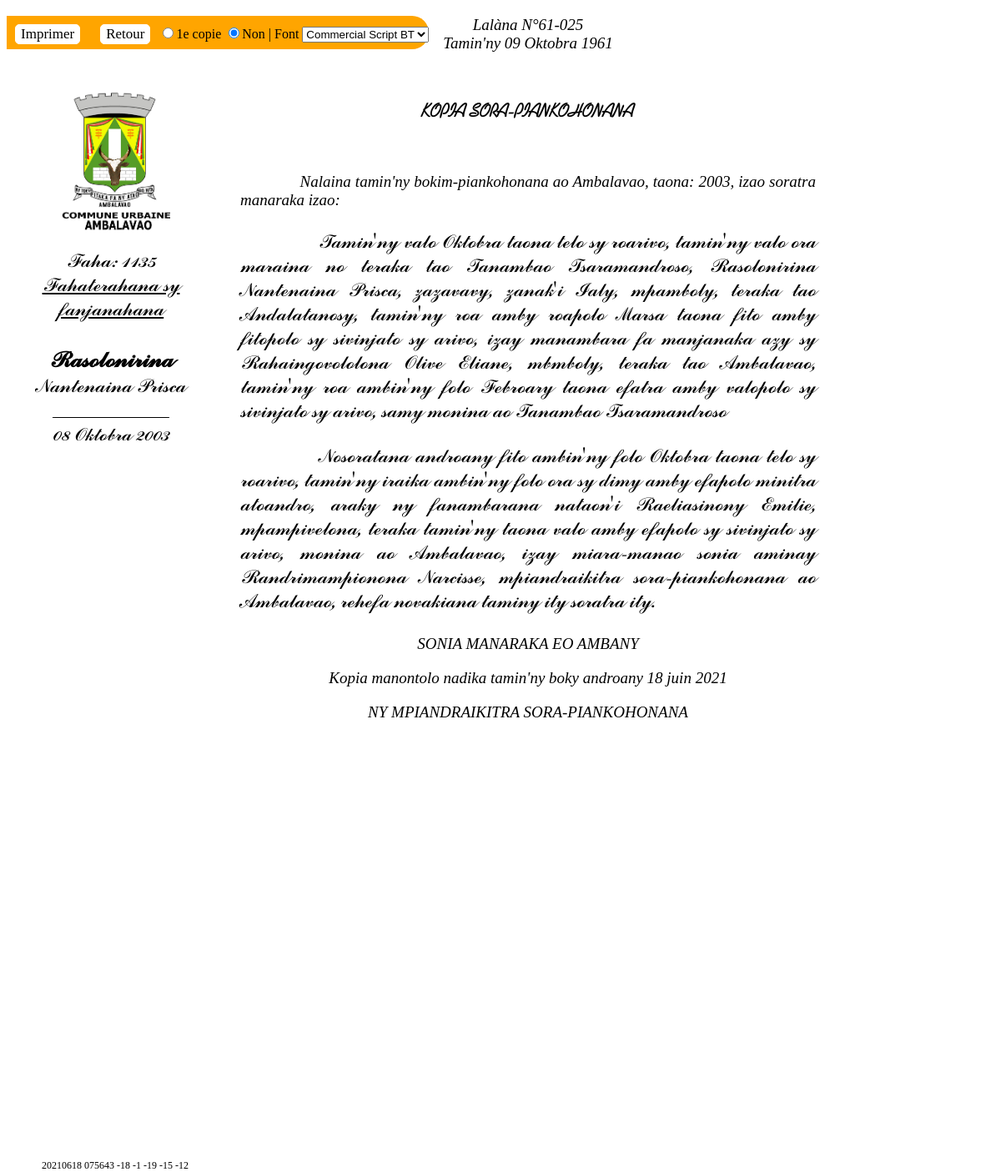
/acte_naissance.php?numNaiss=1135N2003, run on the app's committed database.
### tables this page shows
CREATE TABLE `declarernaiss` (
  `numNaiss` varchar(10) DEFAULT NULL,
  `numPers` int(11) DEFAULT NULL,
  `declarant` varchar(15) DEFAULT NULL,
  `dateDecNaiss` date DEFAULT NULL,
  `heureDecNaiss` time DEFAULT NULL,
  `present` varchar(3) DEFAULT NULL,
  KEY `constDeclarer1` (`numNaiss`),
  KEY `constDeclarer2` (`numPers`),
  CONSTRAINT `constDeclarer1` FOREIGN KEY (`numNaiss`) REFERENCES `naissance` (`numNaiss`) ON DELETE CASCADE ON UPDATE CASCADE,
  CONSTRAINT `constDeclarer2` FOREIGN KEY (`numPers`) REFERENCES `personne` (`numPers`) ON DELETE CASCADE ON UPDATE CASCADE
);

CREATE TABLE `personne` (
  `numPers` int(11) NOT NULL AUTO_INCREMENT,
  `nomPers` varchar(50) DEFAULT NULL,
  `prenomPers` varchar(90) DEFAULT NULL,
  `dateNaissPers` varchar(10) DEFAULT NULL,
  `lieuNaissPers` varchar(90) DEFAULT NULL,
  `adressePers` varchar(70) DEFAULT NULL,
  `profPers` varchar(90) DEFAULT NULL,
  `vivant` varchar(3) DEFAULT NULL,
  `nationalite` varchar(15) DEFAULT NULL,
  `age` smallint(6) DEFAULT NULL,
  PRIMARY KEY (`numPers`)
);

### classe/FormatDatetime.php (called while the page is built, shortened)
<?php
class FormatDatetime{
	private $strNombre=array(
        array("","arivo","roarivo"),
        array("","zato","roanjato","telonjato","efajato","dimanjato","eninjato","fitonjato","valonjato","sivinjato"),
        array("","folo","roapolo","telopolo","efapolo","dimapolo","enimpolo","fitopolo","valopolo","sivifolo"),
	    array("","iraika","roa","telo","efatra","dimy","enina","fito","valo","sivy","folo")
    );
    private $listTime=array();
    private $listMonth=array("","Janoary","Febroary","Marsa","Avrily","Mey","Jiona","Jolay","Aogositra","Septambra","Oktobra","Novambra","Desambra");
    private $listMonthFrc=array("","janvier","fevrier","mars","avril","mai","juin","juillet","août","septembre","octobre","novembre","decembre");
	public function completeTimeTab(){
        $this->listTime[0]="12";
        $i=0;
        for($i=1; $i<13; $i++){
            $this->listTime[$i]="0".$i;
        }
        for($j=1; $j<12; $j++){
            $this->listTime[$i]="0".$j;
            $i++;
        }
    }
    public function getDateFrench($date){
        $dateList=explode("-", $date);
        return $dateList[2]." ".$this->listMonthFrc[intval($dateList[1])]." ".$dateList[0];
    }
    public function getDateMalagasy($date){
        $dateList=explode("-", $date);
        $strDate="";
        if ($dateList[2]=="00" && $dateList[1]!="00" && $dateList[0]!="00") {
            $strDate="volana ".$this->listMonth[intval($dateList[1])]." ".$dateList[0];
        }
        else{
            $strDate=$dateList[2]." ".$this->listMonth[intval($dateList[1])]." ".$dateList[0];
        }
        return $strDate;
    }
    public function getStringDate($date){
        $splittedDate=explode("-",$date);
        $strDate="";
        if ($splittedDate[2]=="00" && $splittedDate[1]!="00" && $splittedDate[0]!="00") {
            $strDate="volana ".$this->listMonth[intval($splittedDate[1])]." ".$this->Year($splittedDate[0]);
        }
        else{
            $strDate=$this->Day($splittedDate[2])." ".$this->listMonth[intval($splittedDate[1])]." ".$this->Year($splittedDate[0]);
        }
        return $strDate;
    }
    public function Day($day){
        $convertDay="";
        $convertDay=$convertDay.$this->strNombre[3][intval($day[1])];
        $convertDay=$convertDay.$this->dontEquals4($day[0],$day[1], "0", " amby ");
        $convertDay=$convertDay.$this->strNombre[2][intval($day[0])];
        return $convertDay;
    }
    public function Year($year){
        $convertYear="";
        $convertYear.=$this->strNombre[3][intval($year[3])];
        $convertYear.=$this->dontEquals4($year[2],$year[3],"0"," amby ");
        $convertYear.=$this->strNombre[2][intval($year[2])];
        $convertYear.=$this->dontEquals3($year[1],"0"," sy ");
        $convertYear.=$this->strNombre[1][intval($year[1])];
        if(substr($year,1,4)=="000"){
            $convertYear=$this->strNombre[0][intval($year[0])];
        }
        else{
            $convertYear=$convertYear." sy ".$this->strNombre[0][intval($year[0])];
        }
        return "taona ".$convertYear;
    }
    public function getStringTime($time){
        $list=explode(":",$time);
        return $this->hour($list[0], $list[1])." ".$this->minute($list[1])." ".$this->getSymTime($list[0]);
    }
    public function hour($hour,$minute){
        $h="";
        $hour=$this->listTime[intval($hour)];
        if ($hour=="01"){
            $h="iray";
        }
        else{
            $h.=$this->strNombre[3][intval($hour[-1])];
            $h.=$this->dontEquals4($hour[-1],$hour[-2],"0"," amby ");
            $h.=$this->strNombre[2][intval($hour[-2])];
        }
        return $h." ora";
    }
    public function minute($minute){
        $min="";
        if($minute=="15")
            $min="sy fahefany";
        else if($minute=="20")
            $min="sy fahatelony";
        else if($minute=="30")
            $min="sy sasany";
        else{
            $min.="sy ";
            $min.=$this->strNombre[3][intval($minute[1])];
            $min.=$this->dontEquals4($minute[0],$minute[1],"0"," amby ");
            $min.=$this->strNombre[2][intval($minute[0])];
            if($minute!="00"){
                $min .=" minitra";
            }
            else{
                $min="";
            }
        }
        return $min;
    }
    public function getSymTime($hour){
        $str="";
        $h=intval($hour);
        if ($h==0 || $h>=19)
            $str="alina";
        else if($h>=1 && $h<=10)
            $str="maraina";
        else if($h>=11 && $h<=12)
            $str="atoandro";
        else if($h>=13 && $h<=17)
            $str="tolak'andro";
        else
            $str="hariva";
        return $str;
    }
    public function dontEquals3($objectCompared, $reference, $value){
        $str="";
        if($objectCompared!=$reference){
            $str.=$value;
        }
        return $str;
    }
    public function dontEquals4($objectCompared1, $objectCompared2, $reference, $value){
        $str="";
        if ($value==" amby " && intval($objectCompared1.$objectCompared2)<20) {
            $value=" ambin'ny ";
        }
        if($objectCompared1!=$reference && $objectCompared2!=$reference ){
            $str.=$value;
        }
        return $str;
    }
}
?>

### acte_naissance.php (the view, shortened to what this page needs)
<!DOCTYPE html>
<html>
<head>
	<link rel="stylesheet" type="text/css" href="font/font.css">
</head>
<?php
include("classe/FormatDatetime.php");
include("classe/fonction_util.php");
$datetime->completeTimeTab();
$query="SELECT a.*, d.*, p.* from acteNaissance a, declarerNaiss d, personne p WHERE a.numNaiss=d.numNaiss and d.numPers=p.numPers and a.numNaiss='".$_GET["numNaiss"]."'";
$array=array();
function legitimite($legitime){
	$str="";
	if($legitime=="non"){
		$str=", izay manambara fa manjanaka azy";
	}
	return $str;
}
function getName($legitime){
	$str="";
	if($legitime=="non"){
		$str="Fahaterahana sy fanjanahana";
	}
	else{
		$str="Fahaterahana";
	}
	return $str;
}
function declarant($datetime,$declarant,$nom,$prenom,$profesion,$dateNaiss,$lieuNaiss,$adresse,$age,$present){
	if ($declarant!="Rain-jaza") {
		$declarant="'i ".the_object($nom." ".$prenom).ifExiste($declarant,", ".$declarant.", ").ifExiste($profesion,", ".$profesion).ifExiste($lieuNaiss,", teraka tao ".the_object($lieuNaiss).", ");
		if ($dateNaiss!="-00-00") {
			if (ifExiste($lieuNaiss,"teraka")=="teraka") {
				$declarant.=" tamin'ny ".$datetime->getStringDate($dateNaiss);
			}
			else{
				$declarant.=", teraka tamin'ny ".$datetime->getStringDate($dateNaiss);
			}
		}
		$declarant.=ifExiste($adresse,", monina ao ".$adresse);
	}
	else{
		$declarant="-dRain-jaza";
	}
	return $declarant;
}
?>
<body>
	<article>
	<div id="head"> <button id="bouton"  onclick="imprimer()">Imprimer</button> <button onclick="document.location='registre_naissance.php'" id="bouton">Retour</button><input type="radio" id="prem" name="1">1e copie <input type="radio" id="non" checked name="1">Non |
		Font <select id="font" onchange="changeFont(document.getElementById('font').value)"><option>Commercial Script BT</option>
		     <option>Times New Roman</option></select> </div>
	<div id="etat">
	<div id="contenu">
	    <?php
        $result=$database->query($query);
		while($data=$result->fetch()){
			$array[0]=$data["numActeNaiss"];
			$array[1]=$data["legitime"];
			$array[2]=$data["nomEnfant"];
			$array[3]=$data["prenomEnfant"];
			$array[4]=$data["dateNaissEnfant"];
			?>
		   <p id="maj" align="center">Lalàna N°61-025<br/>
		   Tamin'ny 09 Oktobra 1961</p><br/>
		   <p align="center"><span id="titre">KOPIA SORA-PIANKOHONANA</span></p><br/>
		   <p id="maj"><span class="tab">_______</span>
			<?php echo "    Nalaina tamin'ny bokim-piankohonana ao Ambalavao, taona:</dd> ".substr($data["dateNaissEnfant"],0,4).", izao soratra manaraka izao:"; ?>
			 </p>
			<div id="act">
			<p><span class="tab">_______</span>
				<?php echo "    Tamin'ny ".$datetime->getStringDate($data["dateNaissEnfant"]).
			", tamin'ny ".$datetime->getStringTime($data["heureNaissEnfant"]).
			" no teraka tao ".the_object($data["lieuNaissEnfant"]).", ".the_object($data["nomEnfant"].
			" ".$data["prenomEnfant"]).", ".$data["sexeEnfant"].", zanak'i ".
			getPersonne($data["nomPere"],$data["dateNaissPere"],$data["lieuNaissPere"],$data["profPere"],$data["agePere"]).
			ifExiste($data['nomPere'],setAdresseParent(false, $data['adrPere'],$data['adrMere'])).
			ifExiste($data["nomPere"],legitimite($data["legitime"])).ifExiste($data["nomPere"]," sy ").
			getPersonne($data["nomMere"],$data["dateNaissMere"],$data["lieuNaissMere"],$data["profMere"],$data["ageMere"]).
			setAdresseParent(true, $data['adrMere'],$data['adrPere']) ; ?>
			</p>
			<p><span class="tab">_______</span>
				<?php echo "    Nosoratana androany ".$datetime->getStringDate($data["dateDecNaiss"]).
				heureDec($datetime,$data["heureDecNaiss"])." araky ny fanambarana nataon".declarant($datetime,$data['declarant'],$data['nomPers'],$data['prenomPers'],$data['profPers'],$data['dateNaissPers'],$data['lieuNaissPers'],$data['adressePers'],$data["age"],$data['present']).", izay miara-manao sonia aminay ".$data["nomOff"].ifExiste($data["fonction"],", ".$data['fonction']).off($data['codeReg'])
				?>
			</div>
			<div id="maj">
						<p align="center"> SONIA MANARAKA EO AMBANY  </p>
		    <p align="center">Kopia manontolo nadika tamin'ny boky androany
		    <?php echo $datetime->getDateFrench(now($database)); ?> </p>
		                <p align="center"><?php echo "\t\t" ?> NY MPIANDRAIKITRA SORA-PIANKOHONANA  </p></div>
		<?php
		break;
		}
		?>
	</div>
	</div>
	<div id="aside">
		<img id="logo_acte" src="image/armoirie.jpg">
	    <p align="center">
			<span id='commercial'>Faha: <?php echo $array[0];  ?><br/>
			<span class="underline"><?php echo getName($array[1]);  ?></span><br/><br/>
			<?php echo ctrlSTR($array[2]);  ?><br/>
			<?php echo $array[3];  ?><br/><br/>
			<?php echo "<span id='date'>".$datetime->getDateMalagasy($array[4])."</span></span>";  ?><br/>
			<br/>
		</p>
	</div>
	<div id="footer">
		<?php echo str_replace("-","", now())." ".str_replace(":","", temps())." ".cryptage(strtoupper($array[2]),strtoupper($_SESSION["nomUser"]));
		    echo " ".$_SESSION['pseudo']; ?>
	</div>
	</article>
</body>
</html>

### cssActe.php (style rules this page uses)
#footer { position: absolute; top: 1390px; left: 50px; font-family: "Calibri"; font-size: 12px; }
#date { border-top:1px black solid; padding-top:7px; font-size: 24px; }
#maj { font-family: "Times New Roman"; font-size: 19px; font-style: italic; }
#act { font-family: "Commercial Script BT"; font-size: 25px; }
#logo_acte { position: relative; width: 190px; height: 170px; left: 35px }
#bouton { border-radius: 5px; margin: 10px; border: 1px white solid; background-color: white; font-family: "Calibri"; color: black; font-size: 17px; }
#head { position: absolute; border-top-right-radius: 20px; border-bottom-right-radius: 20px; background-color: orange; height: 40px; z-index: 1; }
#contenu { font-size: 19px; text-align: justify; position: relative; left: 280px; width: 690px; font-family: "Times New Roman"; word-wrap: break-word; z-index: -1; }
#aside { position: absolute; font-size: 15px; top: 110px; width: 250px; text-align: justify; word-wrap: break-word; font-family: "Edwardian Script ITC"; }
.tab { color: white; }
.underline { text-decoration: underline; }
#titre { font-size: 23px; font-family: "Swenson"; font-weight: bold; }
#commercial { font-family: "Commercial Script BT"; font-size: 25px; }

### data on the page
declarernaiss: dateNaissEnfant "2003", StringDate "valo Oktobra taona telo sy roarivo", StringTime "valo ora maraina", lieuNaissEnfant "Tanambao Tsaramandroso", prenomEnfant "Rasolonirina Nantenaina Prisca", sexeEnfant "zazavavy", agePere "Ialy, mpamboly, teraka tao Andalatanosy, tamin'ny roa amby roapolo Marsa taona fito amby fitopolo sy sivinjato sy arivo", legitime ", izay manambara fa manjanaka azy", nomPere "sy", ageMere "Rahaingovololona Olive Eliane, mbmboly, teraka tao Ambalavao, tamin'ny roa ambin'ny folo Febroary taona efatra amby valopolo sy sivinjato sy arivo", adrPere ", samy monina ao Tanambao Tsaramandroso", dateDecNaiss "fito ambin'ny folo Oktobra taona telo sy roarivo", heureDecNaiss ", tamin'ny iraika ambin'ny folo ora sy dimy amby efapolo minitra atoandro,", declarant+present "'i Raeliasinony Emilie, mpampivelona, teraka tamin'ny taona valo amby efapolo sy sivinjato sy arivo, monina ao Ambalavao", nomOff "Randrimampionona Narcisse", codeReg ", mpiandraikitra sora-piankohonana ao Ambalavao, rehefa novakiana taminy ity soratra ity."

### other printed values
$array[0] "1135"
getName($array[1]) "Fahaterahana sy fanjanahana"
the_object($str) "Rasolonirina"
$array[3] "Nantenaina Prisca"
$datetime->getDateMalagasy($array[4]) "08 Oktobra 2003"
str_replace(":","", temps()) "075643"
cryptage(strtoupper($array[2]),strtoupper($_SESSION["nomUser"])) "-18 -1 -19 -15 -12"
